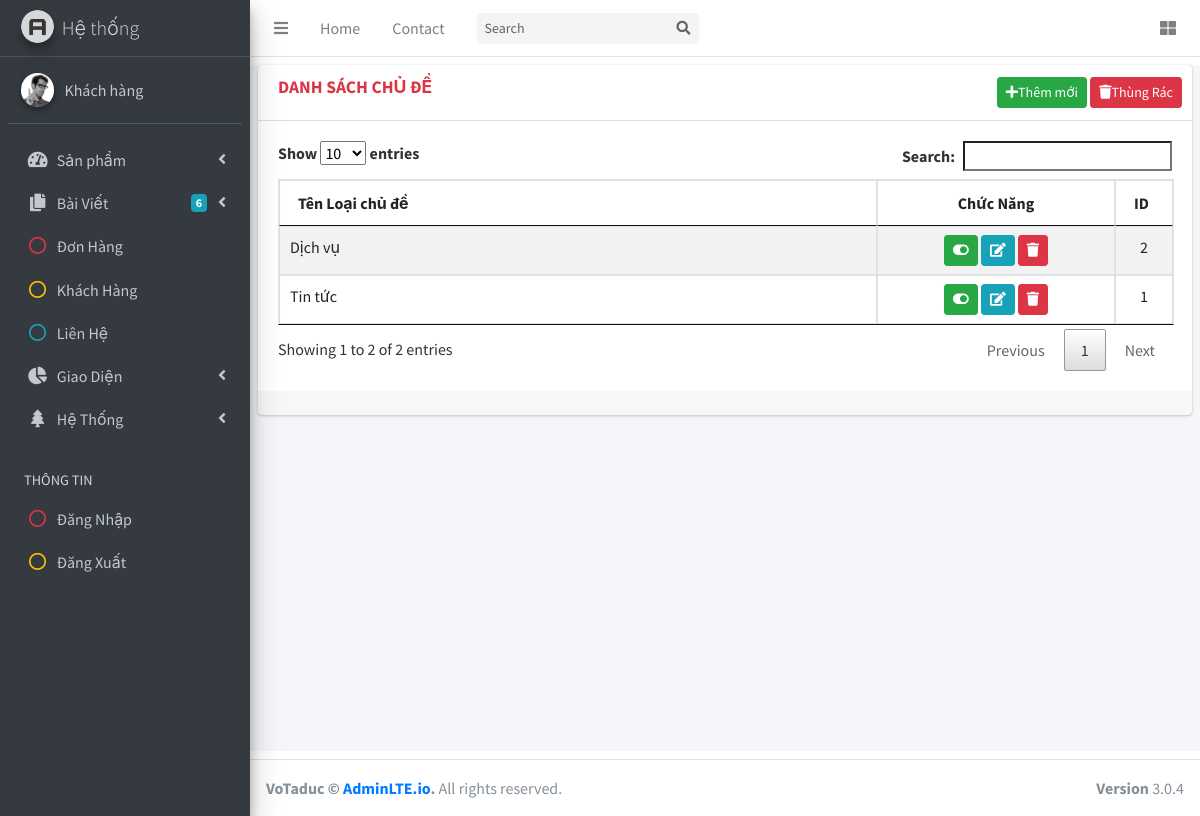
Page /admin/index.php?option=topic (signed in) on the committed database.
### tables this page shows
CREATE TABLE `vtd_topic` (
  `id` int(10) UNSIGNED NOT NULL COMMENT 'Mã chủ đề',
  `name` varchar(255) NOT NULL COMMENT 'Tên chủ đề',
  `slug` varchar(255) NOT NULL COMMENT 'Slug tên chủ đề',
  `parentid` int(10) UNSIGNED NOT NULL DEFAULT 0 COMMENT 'Mã cấp cha',
  `orders` int(10) UNSIGNED NOT NULL DEFAULT 1 COMMENT 'Sắp xếp',
  `metakey` varchar(255) NOT NULL COMMENT 'Từ khóa SEO',
  `metadesc` varchar(255) NOT NULL COMMENT 'Mô tả SEO',
  `created_at` timestamp NOT NULL DEFAULT current_timestamp() COMMENT 'Ngày tạo',
  `created_by` tinyint(3) UNSIGNED NOT NULL DEFAULT 1 COMMENT 'Người tạo',
  `updated_at` timestamp NOT NULL DEFAULT current_timestamp() COMMENT 'Ngày sửa',
  `updated_by` tinyint(3) UNSIGNED NOT NULL DEFAULT 1 COMMENT 'Người sửa',
  `status` tinyint(3) UNSIGNED NOT NULL DEFAULT 2 COMMENT 'Trạng thái'
);

### system/load.php (called while the page is built, shortened)
<?php
function loadPage($page='site')
{
    $view = 'views/';
    if($page=='site')
    {
        if(isset($_REQUEST['option']))
        {
            $view .=$_REQUEST['option'];
            if(isset($_REQUEST['id']))
            {
            $view .= '-detail.php';
            }
            else
            {
                if (isset($_REQUEST['cat']))
                {
                    $view.='-category.php';
                }else{
                    $view .='.php';
                }
            }
        }else{
            $view .='home.php';
        }
    }
        else{
           if(isset($_REQUEST['option']))
           {
            $view .= $_REQUEST['option']. '/';
            if(isset($_REQUEST['cat']))
            {
                $view .= $_REQUEST['cat'] .'.php.';
            }
            else
            {
                $view .= 'index.php';
            }
           }
           else
           {
                $view .= 'dashboard/index.php';
           }
        }
                require_once $view;
}
 function loadModel($name)
 {
     $name= ucfirst(strtolower($name));
     $pathModel ="models/".$name.".php";
     if (!file_exists($pathModel))
     {
         $pathModel="../models/".$name.".php";
     }
     return new $name;
 }
 ?>

### admin/index.php (called while the page is built, shortened)
<?php
require_once('../system/load.php');
require_once('../system/Database.php');
loadPage('admin');

### system/Database.php (called while the page is built, shortened)
<?php
class Database extends Config
{
    private $conn = NUll;
    public function __construct()
    {
        $this->conn = new mysqli($this->host, $this->user, $this->pass, $this->db);
    }
    protected function TableName($name)
    {
        return $this->dbfrix . $name;
    }
    protected function getList($sql)
    {
        $result = $this->conn->query($sql);
        $data = array();
        while ($row = $result->fetch_assoc()) {
            $data[] = $row;
        }
        return $data;
    }
}
?>

### models/Topic.php (called while the page is built, shortened)
<?php
class Topic extends Database
{
    public function __construct()
    {
        $this->table = $this->TableName('topic');
    }
    function topic_list($args = [])
    {
        $strWhere = "";
        $strSort = "";
        $strLimit = "";
        if ($args != null) {
            if (array_key_exists('status', $args)) {
                if ($args['status'] == 'index') {
                    $strWhere .= "status!='0'";
                } else {
                    if ($args['status'] == 'trash') {
                        $strWhere .= "status='0'";
                    } else {
                        $strWhere .= "status='" . $args['status'] . "'";
                    }
                }
            }
            if (array_key_exists('sort', $args)) {
                $strSort .= " ORDER BY " . $args['sort']['orderby'] . " " . $args['sort']['order'];
            }
        }
        if ($strWhere != "") {
            $strWhere = " WHERE $strWhere";
        }
        $sql = "SELECT * FROM $this->table $strWhere $strSort $strLimit";
        return $this->getList($sql);
    }
}

### admin/views/topic/index.php (the view, shortened to what this page needs)
<?php
 $topic =LoadModel('topic');
 $list = $topic->topic_list(['status'=>'index','sort'=>['orderby'=>'created_at','order'=>'DESC']]);
 ?>
<?php include('views/header.php'); ?>
  <div class="content-wrapper my-2">
    <section class="content">
      <div class="card">
        <div class="card-header">
          <h3 class="card-title">
            <strong class=text-danger>DANH SÁCH CHỦ ĐỀ </strong>
          </h3>
          <div class="card-tools">
          <a class="btn btn-sm btn-success" href="index.php?option=topic&cat=insert" role="button">
           <i class="fas fa-plus"></i>Thêm mới </a>
          <a class="btn btn-sm btn-danger" href="index.php?option=topic&cat=trash" role="button"> <i class="fas fa-trash"></i>Thùng Rác</a>
          </div>
        </div>
        <div class="card-body">
              <table class="table table-striped table-bordered" id="myTable" >
                <thead>
                  <tr>
                    <th >Tên Loại chủ đề</a> </th>
                    <th class="text-center" style="width:200px;">Chức Năng</th>
                    <th style='width:20px;' >ID</th>
                  </tr>
                </thead>
                <tbody>
                  <?php foreach($list as $row):?>
                    <tr>
                    <td> <?php echo $row['name'];?> </td>
                        <td class="text-center">
                        <?php if($row['status']==1):?>
                          <a  class="btn btn-sm btn-success" href="index.php?option=topic&cat=status&id=<?php echo $row['id'];?>" role="button"><i class="fas fa-toggle-on"></i></a>
                        <?php else:?>
                          <a class="btn btn-sm btn-danger" href="index.php?option=topic&cat=status&id=<?php echo $row['id'];?>" role="button"> <i class="fas fa-toggle-off"></i></a>
                        <?php endif;?>
                        <a class="btn btn-sm btn-info" href="index.php?option=topic&cat=update&id=<?php echo $row['id'];?>" role="button"> <i class="fas fa-edit"></i></a>
                        <a class="btn btn-sm btn-danger" href="index.php?option=topic&cat=deltrash&id=<?php echo $row['id'];?>" role="button"> <i class="fas fa-trash"></i></a>
                        </td>
                        <td class="text-center" ><?php echo $row ['id'];?></td>
                      </tr>
                   <?php endforeach;?>
                </tbody>
              </table>
        </div>
        <div class="card-footer">
        </div>
      </div>
    </section>
  </div>
  <?php include('views/footer.php'); ?>

### rows in the picture
vtd_topic: name "Tin tức", id "1"
vtd_topic: name "Dịch vụ", id "2"

### other values in the picture
$_SESSION['fullname'] "Khách hàng"
